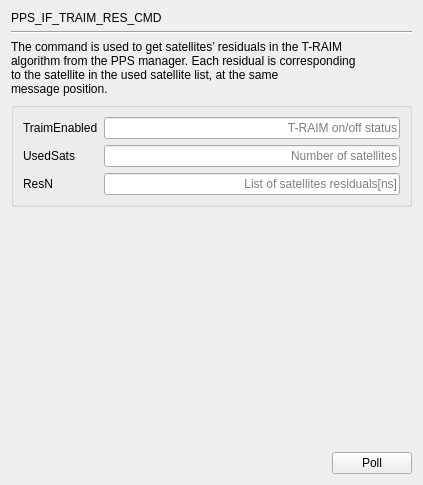
     <widget class="QWidget" name="page_PPS_IF_TRAIM_RES_CMD">
      <layout class="QGridLayout" name="gridLayout_35">
       <item row="0" column="0">
        <widget class="QLabel" name="label_74">
         <property name="text">
          <string>PPS_IF_TRAIM_RES_CMD</string>
         </property>
        </widget>
       </item>
       <item row="1" column="0" colspan="2">
        <widget class="Line" name="line_21">
         <property name="orientation">
          <enum>Qt::Horizontal</enum>
         </property>
        </widget>
       </item>
       <item row="2" column="0" colspan="2">
        <widget class="QLabel" name="label_73">
         <property name="text">
          <string>The command is used to get satellites’ residuals in the T-RAIM 
algorithm from the PPS manager. Each residual is corresponding 
to the satellite in the used satellite list, at the same 
message position.</string>
         </property>
        </widget>
       </item>
       <item row="3" column="0" colspan="2">
        <widget class="QGroupBox" name="groupBox_13">
         <property name="title">
          <string/>
         </property>
         <layout class="QGridLayout" name="gridLayout_34">
          <item row="0" column="0">
           <widget class="QLabel" name="label_85">
            <property name="text">
             <string>TraimEnabled</string>
            </property>
           </widget>
          </item>
          <item row="0" column="1">
           <widget class="QLineEdit" name="lineEdit_TRAIM_RES_TraimEnabled">
            <property name="alignment">
             <set>Qt::AlignRight|Qt::AlignTrailing|Qt::AlignVCenter</set>
            </property>
            <property name="readOnly">
             <bool>true</bool>
            </property>
            <property name="placeholderText">
             <string>T-RAIM on/off status</string>
            </property>
           </widget>
          </item>
          <item row="1" column="0">
           <widget class="QLabel" name="label_86">
            <property name="text">
             <string>UsedSats</string>
            </property>
           </widget>
          </item>
          <item row="1" column="1">
           <widget class="QLineEdit" name="lineEdit_TRAIM_RES_UsedSats">
            <property name="alignment">
             <set>Qt::AlignRight|Qt::AlignTrailing|Qt::AlignVCenter</set>
            </property>
            <property name="readOnly">
             <bool>true</bool>
            </property>
            <property name="placeholderText">
             <string>Number of satellites</string>
            </property>
           </widget>
          </item>
          <item row="2" column="0">
           <widget class="QLabel" name="label_87">
            <property name="text">
             <string>ResN</string>
            </property>
           </widget>
          </item>
          <item row="2" column="1">
           <widget class="QLineEdit" name="lineEdit_TRAIM_RES_ResN">
            <property name="alignment">
             <set>Qt::AlignRight|Qt::AlignTrailing|Qt::AlignVCenter</set>
            </property>
            <property name="readOnly">
             <bool>true</bool>
            </property>
            <property name="placeholderText">
             <string>List of satellites residuals[ns]</string>
            </property>
           </widget>
          </item>
         </layout>
        </widget>
       </item>
       <item row="4" column="1">
        <spacer name="verticalSpacer_21">
         <property name="orientation">
          <enum>Qt::Vertical</enum>
         </property>
         <property name="sizeHint" stdset="0">
          <size>
           <width>20</width>
           <height>239</height>
          </size>
         </property>
        </spacer>
       </item>
       <item row="5" column="0">
        <spacer name="horizontalSpacer_21">
         <property name="orientation">
          <enum>Qt::Horizontal</enum>
         </property>
         <property name="sizeHint" stdset="0">
          <size>
           <width>315</width>
           <height>20</height>
          </size>
         </property>
        </spacer>
       </item>
       <item row="5" column="1">
        <widget class="QPushButton" name="poll_PPS_IF_TRAIM_RES_CMD">
         <property name="text">
          <string>Poll</string>
         </property>
        </widget>
       </item>
      </layout>
     </widget>
